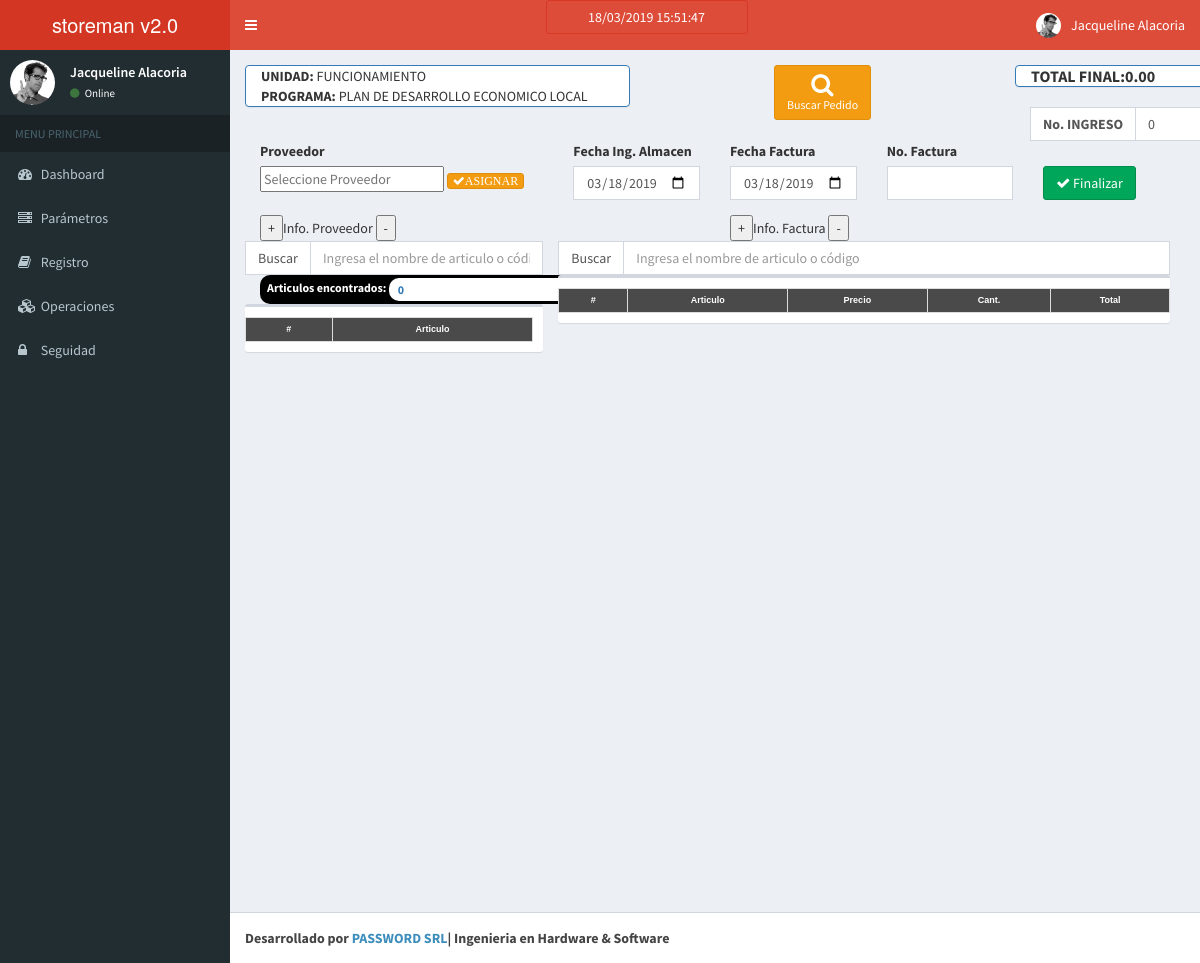
Screenshot of /ingreso/add/1 with the database file from the repository.
### tables this page shows
CREATE TABLE `ingreso` (
  `ingreso_id` int(11) NOT NULL,
  `proveedor_id` int(11) DEFAULT NULL,
  `factura_id` int(11) DEFAULT NULL,
  `pedido_id` int(11) DEFAULT NULL,
  `usuario_id` int(11) DEFAULT NULL,
  `ingreso_numdoc` int(11) DEFAULT NULL,
  `ingreso_fecha` date DEFAULT NULL,
  `ingreso_hora` time DEFAULT NULL,
  `estado_id` int(11) DEFAULT '1',
  `gestion_id` int(11) DEFAULT NULL,
  `ingreso_total` float DEFAULT NULL,
  `ingreso_fecha_ing` date DEFAULT NULL
);

CREATE TABLE `unidad` (
  `unidad_id` int(11) NOT NULL AUTO_INCREMENT,
  `unidad_nombre` varchar(150) DEFAULT NULL,
  `unidad_codigo` varchar(20) DEFAULT NULL,
  `unidad_descripcion` varchar(250) DEFAULT NULL,
  `estado_id` int(11) DEFAULT '1',
  PRIMARY KEY (`unidad_id`),
  UNIQUE KEY `unidad_id` (`unidad_id`)
);

CREATE TABLE `programa` (
  `programa_id` int(11) NOT NULL AUTO_INCREMENT,
  `unidad_id` int(11) DEFAULT NULL,
  `estado_id` int(11) DEFAULT NULL,
  `programa_nombre` varchar(50) DEFAULT NULL,
  `programa_codigo` varchar(20) DEFAULT NULL,
  `programa_descripcion` varchar(250) DEFAULT NULL,
  PRIMARY KEY (`programa_id`),
  UNIQUE KEY `programa_id` (`programa_id`),
  KEY `fk_estado_programa` (`estado_id`),
  KEY `fk_unidad_programa` (`unidad_id`),
  CONSTRAINT `fk_estado_programa` FOREIGN KEY (`estado_id`) REFERENCES `estado` (`estado_id`),
  CONSTRAINT `fk_unidad_programa` FOREIGN KEY (`unidad_id`) REFERENCES `unidad` (`unidad_id`)
);

### application/controllers/Ingreso.php (called while the page is built, shortened)
<?php
class Ingreso extends CI_Controller{
    function __construct()
    {
        $this->load->model('Ingreso_model');
        $this->load->model('Articulo_model');
        $this->load->model('Proveedor_model');
        $this->load->model('Factura_model');
        $this->load->model('Pedido_model');
        $this->load->helper('numeros');
    }
    function add($ingreso_id)
    {
            $data['ingreso_id'] = $ingreso_id;
            $data['ingreso'] = $this->Ingreso_model->get_ing_completo($ingreso_id);
            $this->load->model('Proveedor_model');
            $data['proveedor'] = $this->Proveedor_model->get_all_proveedor();
			$this->load->model('Pedido_model');
			$data['all_pedido'] = $this->Ingreso_model->get_pedido_pendiente();
			$this->load->model('Usuario_model');
			$data['all_usuario'] = $this->Usuario_model->get_all_usuario();
            $data['_view'] = 'ingreso/add';
            $this->load->view('layouts/main',$data);
    }
}

### index.php (called while the page is built, shortened)
<?php
require_once BASEPATH.'core/CodeIgniter.php';

### application/models/Ingreso_model.php (called while the page is built, shortened)
<?php
class Ingreso_model extends CI_Model
{
    function get_ing_completo($ingreso_id)
    {
        $pedido = "
            SELECT
                i.*, p.*, u.unidad_nombre,t.programa_nombre, pr.*
            FROM
                 ingreso i
            LEFT JOIN pedido p on i.pedido_id=p.pedido_id
            LEFT JOIN unidad u on p.unidad_id=u.unidad_id
            LEFT JOIN programa t on p.programa_id=t.programa_id
            LEFT JOIN proveedor pr on  i.proveedor_id=pr.proveedor_id
            WHERE
             i.ingreso_id=".$ingreso_id."
        ";
        $result = $this->db->query($pedido)->result_array();
        return $result;
    }
}

### application/views/ingreso/add.php (the view, shortened to what this page needs)
<link href="<?php echo base_url('resources/css/mitabla.css'); ?>" rel="stylesheet">
<div class="container" style="padding-left:0px;">
    <div class="panel panel-primary col-md-4" >
        <b>UNIDAD:</b> <span id="unidadpedido"><?php echo $ingreso[0]['unidad_nombre']; ?></span> <br>
        <b>PROGRAMA:</b> <span id="programapedido" ><?php echo $ingreso[0]['programa_nombre']; ?></span>
    </div>
    <div class="col-md-4">
    <div class="box-tools">
        <center>
            <a href="#" data-toggle="modal" data-target="#modalbuscar" class="btn btn-warning btn-foursquarexs"><font size="5"><span class="fa fa-search"></span></font><br><small>Buscar Pedido</small></a>
        </center>
<div class="modal fade" id="modalbuscar" tabindex="-1" role="dialog" aria-labelledby="myModalLabel" aria-hidden="true">
    <div class="modal-dialog" role="document">
        <div class="modal-content">
            <div class="modal-body">
                        <div class="box-body table-responsive">
                            <?php $i=1;
                            foreach($all_pedido as $h){ ?>
                                        </div>
                                        </div>
                                      </div>
                            <?php } ?>
    <br>
     <div class="col-md-4">
              <div class="row" style="width: 90%;">
           <div class="panel panel-primary col-md-12" id="detalleco" style="font-family: "Arial", Arial, Arial, arial;">
               <table>
  <?php $total_ultimo=0;?>
                <tr>
                        <th><b>TOTAL FINAL:</b></th>
                        <th><font size="3"><b> <?php echo number_format($total_ultimo,2,'.',',');?></b></font></th>
                </tr>
        </table>
        </div>
     </div>
<div class="input-group" style="width: 80%;">
           <span  class="input-group-addon"><b>No. INGRESO</b></span>
              <input type="text" name="ingreso_numdoc" value="0" class="form-control" id="ingreso_numdoc" required />
          </div>
</div>
<div class="col-md-4">
<label for="proveedor_id" class="control-label">Proveedor</label>
<div class="form-group">
  <?php if ($ingreso[0]['proveedor_id']=!null){ ?>
<input id="proveedor_id" list="proveedores"  class="form-control-xs"  type="text" placeholder="Seleccione Proveedor" >
     <a onclick="seleccionar(1)" title="SELECCIONAR" id="darid" class="btn btn-warning btn-xs"><span class="fa fa-check">ASIGNAR</span><br></a>
   </div></div>
<div class="col-md-2">
            <label for="ingreso_fecha_ing" class="control-label">Fecha Ing. Almacen</label>
            <div class="form-group">
              <input type="date" name="ingreso_fecha_ing" value="<?php echo date('Y-m-d'); ?>" class="form-control" id="ingreso_fecha_ing" required />
            </div>
</div>
<div class="col-md-2">
            <label for="factura_fecha" class="control-label">Fecha Factura</label>
            <div class="form-group">
              <input type="date" name="factura_fecha" value="<?php echo date('Y-m-d'); ?>" class="form-control" id="factura_fecha" required />
            </div>
</div>
<div class="col-md-2">
            <label for="factura_numero" class="control-label">No. Factura</label>
            <div class="form-group">
              <input type="text" name="factura_numero" value="<?php echo ($this->input->post('factura_numero')); ?>" class="form-control" id="factura_numero" required />
            </div>
</div>
<div class="col-md-2">
            <div class="form-group" style="padding-top: 20px;">
              <a onclick="finalizaringreso('<?php echo $ingreso_id; ?>')" class="btn btn-success" >
                                            <i class="fa fa-check"></i> Finalizar
                                        </a>
            </div>
</div>
<div class="col-md-6" >
<input type="button" id="mostrar" name="boton1" value="+">Info. Proveedor
<input type="button" id="ocultar" name="boton2" value="-">
</div>
<?php } ?>
<div class="col-md-6" >
  <input type="button" id="mostrar2" name="boton1" value="+">Info. Factura
<input type="button" id="ocultar2" name="boton2" value="-">
</div>
<div class="row">
    <div class="col-md-12">
        <div class="col-md-4" style="padding-left:0px;">
      <div class="input-group"> <span class="input-group-addon">Buscar</span>
        <input id="articulobus" type="text" class="form-control" placeholder="Ingresa el nombre de articulo o código"  onkeypress="buscaarticulo(event,3)">
      </div>
<div class="container" id="categoria">
                <span class="badge btn-primary" style="background: black;">Articulos encontrados: <span class="badge" ><input style="border-width: 0;" id="encontrados" type="text" value="0" readonly="true"> </span></span>
</div>
         <div class="box" style="padding-left:0px;">
            <div class="box-body table-responsive" style="padding-left:0px;">
                <table class="table table-striped" id="mitabla">
                     <tr>
                                                <th>#</th>
                                                <th>Articulo</th>
                    </tr>
                </table>
            </div></div>
            </div>
         <div class="col-md-8" style="padding-left:0px;">
              <div class="input-group"> <span class="input-group-addon">Buscar</span>
                <input id="filtrar" type="text" class="form-control" placeholder="Ingresa el nombre de articulo o código">
              </div>
       <div class="box" >
            <div class="box-body table-responsive" style="padding-left:0px;padding-right: 0px;">
                <table class="table table-striped table-condensed" id="mitabla">
                    <tr>
                            <th>#</th>
                            <th>Articulo</th>
                            <th>Precio</th>
                            <th>Cant.</th>
                            <th>Total</th>
                    </tr>
                </table>
            </div>
        </div>
    </div>
</div>
</div>

### resources/css/mitabla.css (style rules this page uses)
#mitabla { font-family: "Arial", Arial, Arial, arial; font-size: 9px; border-collapse: collapse; width: 100%; }
#mitabla td, #mitabla th { border: 1px solid #ddd; padding: 8px; }
#mitabla th { padding-top: 5px; padding-bottom: 5px; text-align: center; background-color: rgba(0,0,0,0.7); color: white; font-size: 9px; }

### rows the page displays
ingreso: unidad.unidad_nombre "FUNCIONAMIENTO", programa.programa_nombre "PLAN DE DESARROLLO ECONOMICO LOCAL"

### other values shown
$total_ultimo "0.00"
